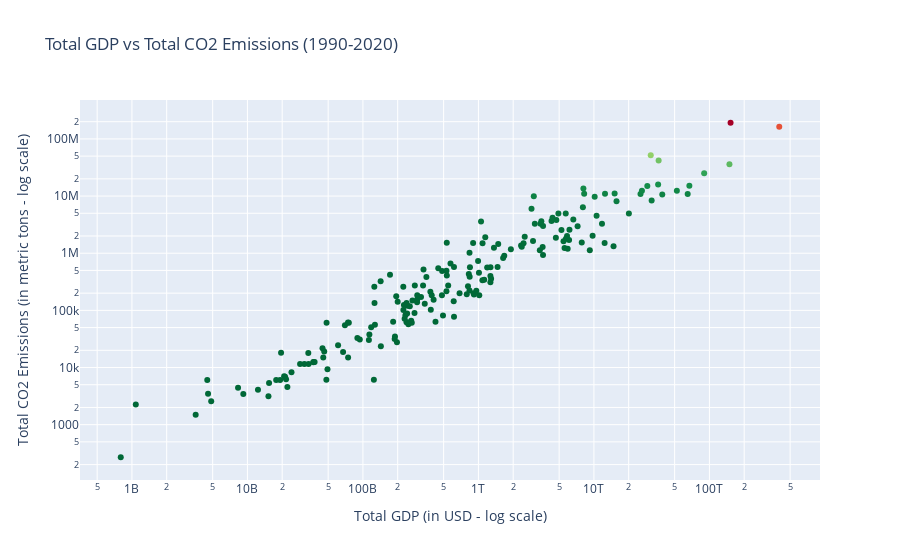

Here is the notebook cell this chart was saved with:
### Markdown cell above
Visualization

### Code cell
# Create the scatter plot
fig = px.scatter(co2_gdp_data,
                 x='GDP', 
                 y='CO2 Emissions',
                 hover_name='Country Name',
                 title='Total GDP vs Total CO2 Emissions (1990-2020)',
                 color='CO2 Emissions',
                 color_continuous_scale=px.colors.diverging.RdYlGn_r,
                 log_x=True,
                 log_y=True,
                 size_max=60)

# Customize the layout
fig.update_layout(
    xaxis_title="Total GDP (in USD - log scale)",
    yaxis_title="Total CO2 Emissions (in metric tons - log scale)",
    coloraxis_showscale=False
)

# Show the figure
fig.show()

### Figure 1 — Plotly figure (JSON) as saved in the notebook; plotly's stock layout.template omitted (floating-point values rounded to 4 significant figures; data arrays with more than 128 entries replaced by an {"elided": "..."} marker saying what was removed)
{"data": [{"hovertemplate": "<b>%{hovertext}</b><br><br>GDP=%{x}<br>CO2 Emissions=%{marker.color}<extra></extra>", "hovertext": {"elided": "190 str values"}, "legendgroup": "", "marker": {"color": {"elided": "190 float values"}, "coloraxis": "coloraxis", "symbol": "circle"}, "mode": "markers", "name": "", "orientation": "v", "showlegend": false, "type": "scatter", "x": {"elided": "190 float values"}, "xaxis": "x", "y": {"elided": "190 float values"}, "yaxis": "y"}], "layout": {"coloraxis": {"colorbar": {"title": {"text": "CO2 Emissions"}}, "colorscale": [[0, "rgb(0,104,55)"], [0.1, "rgb(26,152,80)"], [0.2, "rgb(102,189,99)"], [0.3, "rgb(166,217,106)"], [0.4, "rgb(217,239,139)"], [0.5, "rgb(255,255,191)"], [0.6, "rgb(254,224,139)"], [0.7, "rgb(253,174,97)"], [0.8, "rgb(244,109,67)"], [0.9, "rgb(215,48,39)"], [1, "rgb(165,0,38)"]], "showscale": false}, "legend": {"tracegroupgap": 0}, "title": {"text": "Total GDP vs Total CO2 Emissions (1990-2020)"}, "xaxis": {"anchor": "y", "domain": [0, 1], "title": {"text": "Total GDP (in USD - log scale)"}, "type": "log"}, "yaxis": {"anchor": "x", "domain": [0, 1], "title": {"text": "Total CO2 Emissions (in metric tons - log scale)"}, "type": "log"}}}
